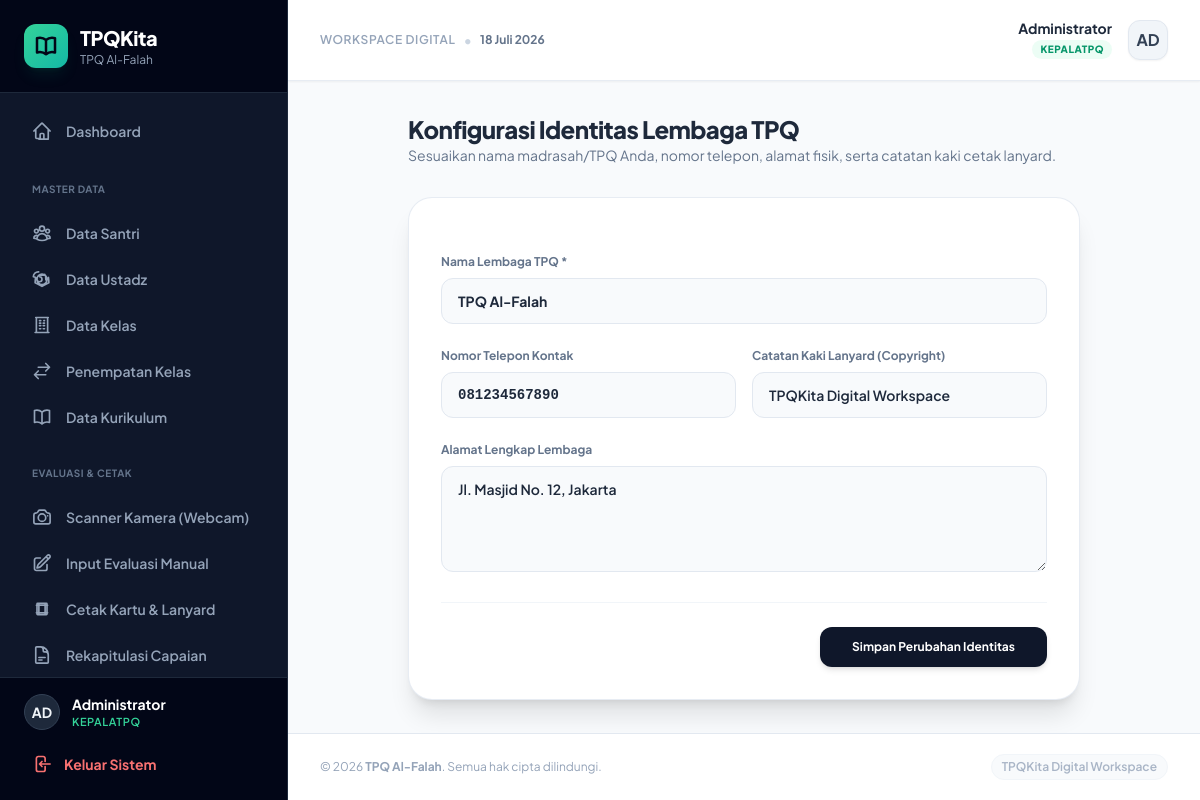
Page /tpqkita-php/identitas.php (signed in) on the committed database.
### tables this page shows
CREATE TABLE IF NOT EXISTS tpq_identity (
  id INT PRIMARY KEY AUTO_INCREMENT,
  name VARCHAR(150) NOT NULL,
  address TEXT,
  phone VARCHAR(50),
  logo LONGTEXT,  
  footer_text VARCHAR(255),
  created_at TIMESTAMP DEFAULT CURRENT_TIMESTAMP,
  updated_at TIMESTAMP DEFAULT CURRENT_TIMESTAMP ON UPDATE CURRENT_TIMESTAMP
);

### tpqkita-php/config.php (called while the page is built, shortened)
<?php
function formatIndoDate($dateString) {
    $months = [
        1 => 'Januari', 'Februari', 'Maret', 'April', 'Mei', 'Juni',
        'Juli', 'Agustus', 'September', 'Oktober', 'November', 'Desember'
    ];
    $time = strtotime($dateString);
    $day = date('j', $time);
    $month = $months[(int)date('n', $time)];
    $year = date('Y', $time);
    return "$day $month $year";
}
?>

### tpqkita-php/identitas.php (the view, shortened to what this page needs)
<?php
require_once 'header.php';
$db = getDB();
$info = [];
try {
    $info = $db->query("SELECT * FROM tpq_identity WHERE id = 1 LIMIT 1")->fetch();
} catch (Exception $e) {}
?>
<div class="space-y-8 animate-fade-in max-w-2xl mx-auto">
    <div>
        <h1 class="text-2xl font-black text-slate-800 tracking-tight">Konfigurasi Identitas Lembaga TPQ</h1>
        <p class="text-sm text-slate-500">Sesuaikan nama madrasah/TPQ Anda, nomor telepon, alamat fisik, serta catatan kaki cetak lanyard.</p>
    </div>
    <div class="bg-white border border-slate-200/80 rounded-3xl p-8 shadow-xl">
        <form action="identitas.php" method="POST" class="space-y-6">
            <div>
                <label class="block text-xs font-bold text-slate-500 mb-2">Nama Lembaga TPQ *</label>
                <input type="text" name="name" required value="<?php echo htmlspecialchars($info['name']); ?>" placeholder="Misal: TPQ Al-Falah..."
                       class="w-full bg-slate-50 border border-slate-200 rounded-xl px-4 py-3 text-sm text-slate-800 font-bold focus:outline-none focus:ring-2 focus:ring-emerald-500/20">
            </div>
            <div class="grid grid-cols-1 sm:grid-cols-2 gap-4">
                <div>
                    <label class="block text-xs font-bold text-slate-500 mb-2">Nomor Telepon Kontak</label>
                    <input type="text" name="phone" value="<?php echo htmlspecialchars($info['phone'] ?? ''); ?>" placeholder="021-xxxxxxxx atau 08xxxxxxxxx"
                           class="w-full bg-slate-50 border border-slate-200 rounded-xl px-4 py-3 text-sm text-slate-800 font-semibold focus:outline-none font-mono">
                </div>
                <div>
                    <label class="block text-xs font-bold text-slate-500 mb-2">Catatan Kaki Lanyard (Copyright)</label>
                    <input type="text" name="footer_text" value="<?php echo htmlspecialchars($info['footer_text'] ?? ''); ?>" placeholder="TPQKita Digital Workspace"
                           class="w-full bg-slate-50 border border-slate-200 rounded-xl px-4 py-3 text-sm text-slate-800 font-semibold focus:outline-none">
                </div>
            </div>
            <div>
                <label class="block text-xs font-bold text-slate-500 mb-2">Alamat Lengkap Lembaga</label>
                <textarea name="address" placeholder="Tulis alamat fisik masjid atau sekretariat TPQ..." rows="4"
                          class="w-full bg-slate-50 border border-slate-200 rounded-xl px-4 py-3 text-sm text-slate-800 font-semibold focus:outline-none"><?php echo htmlspecialchars($info['address'] ?? ''); ?></textarea>
            </div>
            <div class="pt-6 border-t border-slate-100 flex justify-end gap-3 bg-white">
                <button type="submit" class="bg-slate-900 hover:bg-slate-800 text-white font-bold py-3 px-8 rounded-xl text-xs transition duration-150 shadow-md">
                    Simpan Perubahan Identitas
                </button>
            </div>
        </form>
    </div>
</div>
<?php
require_once 'footer.php';
?>

### tpqkita-php/header.php (shortened to what this page needs)
<?php
require_once 'config.php';
$tpq_name = 'TPQ Al-Falah';
try {
    $db = getDB();
    $stmtId = $db->query("SELECT name, footer_text FROM tpq_identity LIMIT 1");
    $identity = $stmtId->fetch();
    if ($identity) {
        $tpq_name = $identity['name'];
        $tpq_footer = $identity['footer_text'];
    }
} catch (Exception $e) {
}
$role = $_SESSION['role'];
$user_name = $_SESSION['name'];
function isPageActive($pageName) {
    $current = basename($_SERVER['PHP_SELF']);
    return $current === $pageName;
}
?>
<!DOCTYPE html>
<html lang="id" class="h-full bg-slate-50 text-slate-950">
<head>
    <script src="https://cdn.tailwindcss.com"></script>
</head>
<body class="h-full flex flex-col md:flex-row bg-slate-50 text-slate-800">
    <aside id="sidebar-drawer" class="hidden md:flex flex-col w-72 bg-slate-900 border-r border-slate-800 text-slate-300 h-screen sticky top-0 shrink-0 z-40 no-print transition-all duration-300">
        <div class="p-6 border-b border-slate-800 flex items-center gap-3 bg-slate-950">
            <div class="w-11 h-11 bg-gradient-to-br from-emerald-400 to-teal-500 text-slate-950 rounded-xl flex items-center justify-center shadow-lg shadow-emerald-500/10">
            </div>
            <div>
                <span class="font-extrabold text-xl text-white tracking-tight">TPQKita</span>
                <span class="text-xs text-slate-400 block max-w-[160px] truncate"><?php echo $tpq_name; ?></span>
            </div>
        </div>
        <nav class="flex-1 p-4 space-y-1.5 overflow-y-auto">
            <a href="index.php" class="flex items-center gap-3.5 px-4 py-3 rounded-xl text-sm font-semibold transition duration-150 <?php echo isPageActive('index.php') ? 'bg-emerald-500 text-slate-950 shadow-lg shadow-emerald-500/10' : 'hover:bg-slate-800 hover:text-white text-slate-400'; ?>">
                Dashboard
            </a>
            <?php if (in_array($role, ['Walikelas', 'KepalaTPQ'])): ?>
                <div class="pt-4 pb-2 px-4">
                    <span class="text-[10px] font-bold uppercase tracking-wider text-slate-500">Master Data</span>
                </div>
                <a href="santri.php" class="flex items-center gap-3.5 px-4 py-2.5 rounded-xl text-sm font-semibold transition duration-150 <?php echo isPageActive('santri.php') ? 'bg-emerald-500 text-slate-950 shadow-lg shadow-emerald-500/10' : 'hover:bg-slate-800 hover:text-white text-slate-400'; ?>">
                    Data Santri
                </a>
                <a href="ustadz.php" class="flex items-center gap-3.5 px-4 py-2.5 rounded-xl text-sm font-semibold transition duration-150 <?php echo isPageActive('ustadz.php') ? 'bg-emerald-500 text-slate-950 shadow-lg shadow-emerald-500/10' : 'hover:bg-slate-800 hover:text-white text-slate-400'; ?>">
                    Data Ustadz
                </a>
                <a href="kelas.php" class="flex items-center gap-3.5 px-4 py-2.5 rounded-xl text-sm font-semibold transition duration-150 <?php echo isPageActive('kelas.php') ? 'bg-emerald-500 text-slate-950 shadow-lg shadow-emerald-500/10' : 'hover:bg-slate-800 hover:text-white text-slate-400'; ?>">
                    Data Kelas
                </a>
                <a href="penempatan.php" class="flex items-center gap-3.5 px-4 py-2.5 rounded-xl text-sm font-semibold transition duration-150 <?php echo isPageActive('penempatan.php') ? 'bg-emerald-500 text-slate-950 shadow-lg shadow-emerald-500/10' : 'hover:bg-slate-800 hover:text-white text-slate-400'; ?>">
                    <svg xmlns="http://www.w3.org/2000/svg" fill="none" viewBox="0 0 24 24" stroke-width="2" stroke="currentColor" class="w-5 h-5">
                        <path stroke-linecap="round" stroke-linejoin="round" d="M7.5 21 3 16.5m0 0L7.5 12M3 16.5h13.5m0-13.5L21 7.5m0 0L16.5 12M21 7.5H7.5" />
                    </svg>
                    Penempatan Kelas
                </a>
                <a href="kurikulum.php" class="flex items-center gap-3.5 px-4 py-2.5 rounded-xl text-sm font-semibold transition duration-150 <?php echo isPageActive('kurikulum.php') ? 'bg-emerald-500 text-slate-950 shadow-lg shadow-emerald-500/10' : 'hover:bg-slate-800 hover:text-white text-slate-400'; ?>">
                    Data Kurikulum
                </a>
            <?php endif; ?>
            <div class="pt-4 pb-2 px-4">
                <span class="text-[10px] font-bold uppercase tracking-wider text-slate-500">Evaluasi &amp; Cetak</span>
            </div>
            <?php if ($role !== 'OrangTua'): ?>
                <a href="scanner.php" class="flex items-center gap-3.5 px-4 py-2.5 rounded-xl text-sm font-semibold transition duration-150 <?php echo isPageActive('scanner.php') ? 'bg-emerald-500 text-slate-950 shadow-lg shadow-emerald-500/10' : 'hover:bg-slate-800 hover:text-white text-slate-400'; ?>">
                    Scanner Kamera (Webcam)
                </a>
                <a href="evaluasi.php" class="flex items-center gap-3.5 px-4 py-2.5 rounded-xl text-sm font-semibold transition duration-150 <?php echo isPageActive('evaluasi.php') ? 'bg-emerald-500 text-slate-950 shadow-lg shadow-emerald-500/10' : 'hover:bg-slate-800 hover:text-white text-slate-400'; ?>">
                    Input Evaluasi Manual
                </a>
            <?php endif; ?>
            <a href="cetak_kartu.php" class="flex items-center gap-3.5 px-4 py-2.5 rounded-xl text-sm font-semibold transition duration-150 <?php echo isPageActive('cetak_kartu.php') ? 'bg-emerald-500 text-slate-950 shadow-lg shadow-emerald-500/10' : 'hover:bg-slate-800 hover:text-white text-slate-400'; ?>">
                Cetak Kartu &amp; Lanyard
            </a>
            <a href="rekapitulasi.php" class="flex items-center gap-3.5 px-4 py-2.5 rounded-xl text-sm font-semibold transition duration-150 <?php echo isPageActive('rekapitulasi.php') ? 'bg-emerald-500 text-slate-950 shadow-lg shadow-emerald-500/10' : 'hover:bg-slate-800 hover:text-white text-slate-400'; ?>">
                Rekapitulasi Capaian
            </a>
        </nav>
        <div class="p-4 border-t border-slate-800 bg-slate-950">
            <div class="flex items-center gap-3 mb-3.5 px-2">
                <div class="w-9 h-9 bg-slate-800 rounded-full flex items-center justify-center font-bold text-slate-100 uppercase text-sm border border-slate-700">
                    <?php echo substr($user_name, 0, 2); ?>
                </div>
                <div class="min-w-0">
                    <span class="block text-sm font-bold text-white truncate"><?php echo $user_name; ?></span>
                    <span class="block text-[11px] font-semibold text-emerald-400 uppercase tracking-wider"><?php echo $role; ?></span>
                </div>
            </div>
            <a href="logout.php" class="flex items-center gap-3 px-4 py-2.5 rounded-xl text-sm font-bold text-red-400 hover:bg-red-500/10 hover:text-red-300 transition duration-150">
                Keluar Sistem
            </a>
        </div>
    </aside>
    <main class="flex-1 flex flex-col min-w-0 overflow-y-auto min-h-screen">
        <header class="hidden md:flex items-center justify-between px-8 py-5 bg-white border-b border-slate-200/80 shadow-sm z-10 no-print">
            <div class="flex items-center gap-2">
                <span class="text-xs text-slate-400 font-semibold uppercase tracking-wider">Workspace Digital</span>
                <span class="text-slate-300">&bull;</span>
                <span class="text-xs text-slate-500 font-bold"><?php echo formatIndoDate(date('Y-m-d')); ?></span>
            </div>
            <div class="flex items-center gap-4">
                <div class="text-right">
                    <span class="block text-sm font-bold text-slate-800 leading-none"><?php echo $user_name; ?></span>
                    <span class="text-[10px] font-extrabold text-emerald-600 bg-emerald-50 px-2 py-0.5 rounded-full uppercase tracking-wider inline-block mt-1"><?php echo $role; ?></span>
                </div>
                <div class="w-10 h-10 bg-slate-100 border border-slate-200 text-slate-700 font-bold rounded-xl flex items-center justify-center uppercase shadow-sm">
                    <?php echo substr($user_name, 0, 2); ?>
                </div>
            </div>
        </header>
        <div class="p-4 md:p-8 flex-1">

### tpqkita-php/footer.php (shortened to what this page needs)
        </div>
        <footer class="mt-auto px-8 py-5 border-t border-slate-200 bg-white text-center text-xs text-slate-400 no-print flex flex-col sm:flex-row justify-between items-center gap-2">
            <span>&copy; <?php echo date('Y'); ?> <strong><?php echo htmlspecialchars($tpq_name); ?></strong>. Semua hak cipta dilindungi.</span>
            <span class="font-semibold text-slate-400/80 bg-slate-50 px-2.5 py-1 rounded-full border border-slate-100"><?php echo htmlspecialchars($tpq_footer); ?></span>
        </footer>
    </main>
</body>
</html>

### tpqkita-php/header.php (style rules this page uses)
body { font-family: 'Plus Jakarta Sans', sans-serif; }

### rows in the picture
tpq_identity: name "TPQ Al-Falah", phone "081234567890", footer_text "TPQKita Digital Workspace", address "Jl. Masjid No. 12, Jakarta"

### other values in the picture
substr($user_name, 0, 2) "AD"
$user_name "Administrator"
$role "KEPALATPQ"
